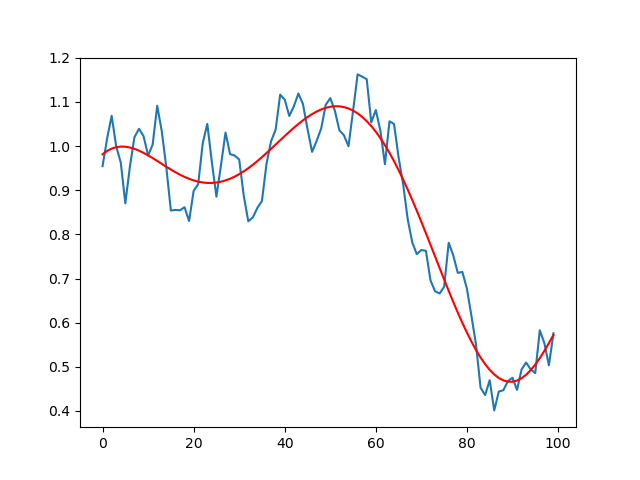

This figure's Python source:
## 導入Python數據處理套件
import numpy as np
import pandas as pd
## 導入繪圖套件
import matplotlib.pyplot as plt
## 導入迴歸模型套件
from sklearn.linear_model import LinearRegression
## 導入多項式套件，建構多項式迴歸模型所需的套件
from sklearn.preprocessing import PolynomialFeatures
from sklearn.pipeline import make_pipeline
## 導入區分訓練集與測試集套件
from sklearn.model_selection import train_test_split

data=pd.read_csv("randNum.csv")

## 創建數據集
X=np.array(range(0,100)).reshape(-1,1)
y=data[['數值']]


## 訓練多項式迴歸模型
regressor = make_pipeline(PolynomialFeatures(7), LinearRegression())
regressor.fit(X,y)

## 視覺化
# plt.scatter(X,y)
plt.plot(X, y)
plt.plot(X, regressor.predict(X), color = 'red')
plt.savefig('test2.png')
plt.show()